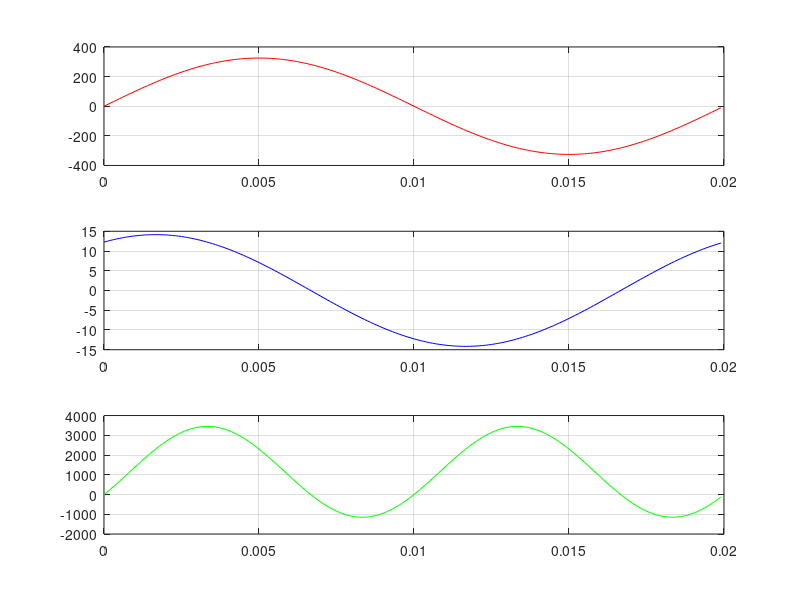
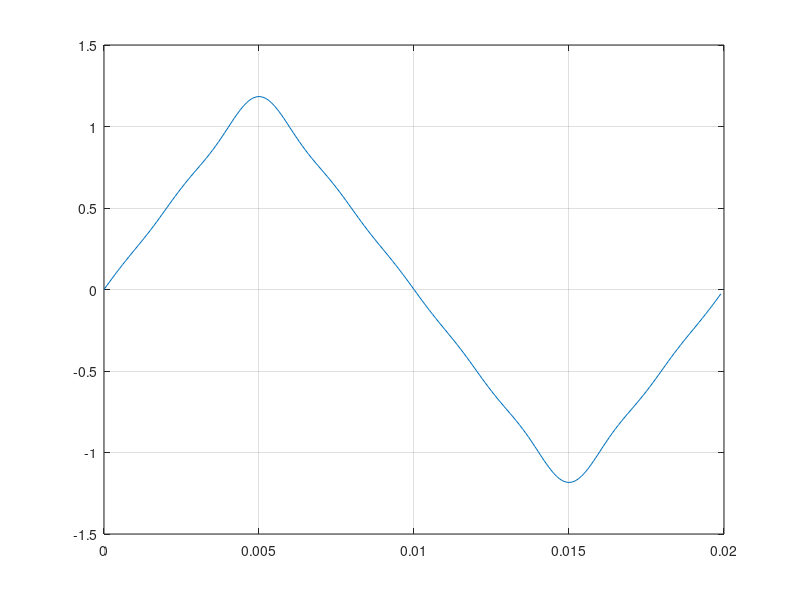

Recreate these plots in MATLAB, in order.
clear all;
close all;
clc;

t=(0:0.0001:0.02-0.0001)'; % valoarea timpului
phi=pi/3; % valoarea defazajului
f=50; % valoarea frecventei

u=230*sqrt(2)*sin(2*pi*f*t); % calculeaza rezultatul tensiunii
i=10*sqrt(2)*sin(2*pi*f*t+phi); % calculeaza rezultatul curentului  
p=i.*u; % calculeaza rezultatul puterii active

% afiseaza prezentarea grafica a tensiunii
figure;
subplot(311);
plot(t,u, 'red');
grid;
% afiseaza prezentarea grafica a curentului
subplot(312);
plot(t,i, 'blue');
grid;
% afiseaza prezentarea grafica a puterii active
subplot(313);
plot(t,p, 'green');
grid;

% calculeaza rezultatul puterii active
P=mean(p);
% calculeaza rezultatul valorii a tensiunii efective
Uef=sqrt(mean(u.*u));
% calculeaza rezultatul valorii a curentului efective
Ief=sqrt(mean(i.*i));
% calculeaza rezultatul puterii aparente
S=Uef*Ief;
% calculeaza rezultatul puterii reactive
Q=sqrt(S*S-P*P);

% afiseaza rezultatul puterii active
fprintf('P: %f\n',P);
% afiseaza rezultatul puterii aparente
fprintf('S: %f\n',S);
% afiseaza rezultatul puterii reactive
fprintf('Q: %f\n',Q);
% afiseaza rezultatul valorii a tensiunii efective
fprintf('Uef: %f\n',Uef);
% afiseaza rezultatul valorii a curentului efective
fprintf('Ief: %f\n',Ief);


% calculeaza un exemplu de semnal
x=sin(2*pi*f*t)-sin(2*pi*3*f*t)/9+sin(2*pi*5*f*t)/25-sin(2*pi*7*f*t)/49+sin(2*pi*9*f*t)/81;
% afiseaza prezentarea semnalului
figure;
plot(t,x);
grid;
